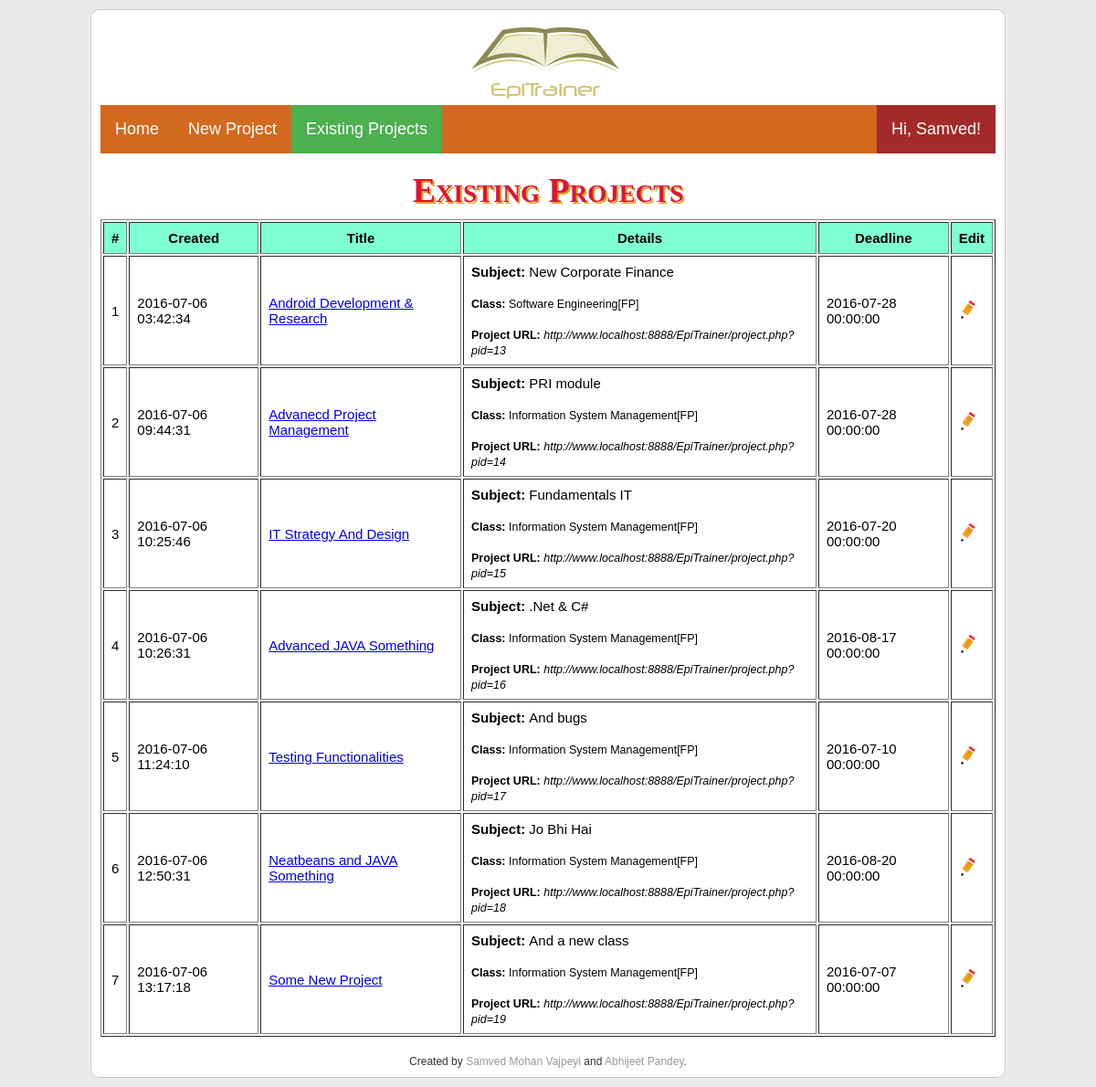
The page /EpiTrainer/view-project.php (signed in) on the database its author committed.
### tables this page shows
CREATE TABLE `person` (
  `person_id` int(11) NOT NULL,
  `first_name` varchar(45) NOT NULL,
  `last_name` varchar(45) NOT NULL,
  `address` varchar(45) NOT NULL,
  `zip_code` varchar(5) NOT NULL,
  `town` varchar(45) NOT NULL,
  `email` varchar(45) NOT NULL,
  `mobile_phone` varchar(10) NOT NULL,
  `phone` varchar(10) DEFAULT NULL,
  `is_trainer` tinyint(1) NOT NULL DEFAULT '0',
  `is_admin` tinyint(1) NOT NULL DEFAULT '0',
  `password` varchar(45) NOT NULL,
  `picture_location` varchar(45) DEFAULT NULL,
  `created_at` datetime NOT NULL,
  `confirmed_at` datetime DEFAULT NULL,
  `confirmation_token` varchar(45) DEFAULT NULL,
  `renew_password_token` varchar(45) DEFAULT NULL
);

CREATE TABLE `project` (
  `project_id` int(11) NOT NULL,
  `owner_id` int(11) NOT NULL,
  `class_id` int(11) NOT NULL,
  `title` varchar(255) NOT NULL,
  `created_at` datetime NOT NULL,
  `deadline` datetime NOT NULL,
  `subject` varchar(1024) NOT NULL
);

CREATE TABLE `class` (
  `class_id` int(11) NOT NULL,
  `name` varchar(45) NOT NULL
);

### EpiTrainer/Model/PersonModel.php (called while the page is built, shortened)
<?php
class PersonModel {
  public static function get($personId) {
    $db = DB::getConnection();
    $stmt = $db->prepare("SELECT * FROM `person` WHERE `person_id` = :person_id");
    $stmt->bindValue(":person_id", $personId);
    $ok = $stmt->execute();
    if ($ok) {
      return json_encode($stmt->fetch(PDO::FETCH_ASSOC));
    }
    else{
      return false;
    }
  }
}
?>

### EpiTrainer/Model/ProjectModel.php (called while the page is built, shortened)
<?php
class ProjectModel {
  public static function getMyProjects($person_id) {
    $db = DB::getConnection();
    $stmt = $db->prepare("SELECT * FROM `project` WHERE `owner_id` = :person_id");
    $stmt->bindValue(":person_id", $person_id);
    $stmt->execute();
    $project = $stmt->fetchAll();
      return $project;
  }
}
?>

### EpiTrainer/view-project.php (the view, shortened to what this page needs)
<?php
include("View/header.php");
require_once("Model/ProjectModel.php");
require_once("Model/ClassModel.php");
?>
<h1 class="heading-top">Existing Projects</h1>
<?php
$projects = ProjectModel::getMyProjects($person['person_id']);
print   '
        <div class="content">
            <center>
            <table border="1" class="StyledForm">
                <tr>
                    <th>#</th>
                    <th>Created</th>
                    <th>Title</th>
                    <th>Details</th>
                    <th>Deadline</th>
                    <th>Edit</th>
                </tr>
        ';
            for($i=0; $i<count($projects); $i++){
                print   '
                        <tr>
                            <td>'.($i+1).'</td>
                            <td>'.$projects[$i]["created_at"].'</td>
                            <td><a href="project.php?pid='.$projects[$i]["project_id"].'">'.$projects[$i]["title"].'</a></td>
                            <td><strong>Subject: </strong>'.$projects[$i]["subject"].'<br/><br/><small><strong>Class: </strong>
                        ';
                            ClassModel::showName($projects[$i]["class_id"]);
                print   '<br/><br/><strong>Project URL: </strong><i>http://www.localhost:8888/EpiTrainer/project.php?pid='.$projects[$i]["project_id"].'</i></small></td>
                            <td>'.$projects[$i]["deadline"].'</td>
                            <td><a href="edit-project.php?pid='.$projects[$i]["project_id"].'"><image src="images/edit.png" alt="Edit" title="Edit"></a></td>
                        </tr>
                        ';
            }
print '
            </table>
            </center>
        </div>';
include("View/footer.php");
?>

### EpiTrainer/VIew/header.php (shortened to what this page needs)
<?php
require_once('Model/PersonModel.php');
if(isset($_SESSION['isLoggedIn'])){
    $person = json_decode(PersonModel::get($_SESSION['isLoggedIn']['person_id']), true);
    ?>
    <!DOCTYPE html>
    <html>
    <head>
    <link rel="stylesheet" href="css/style.css" />
    </head>
    <body>
    <div class="container">
    <div class="header">
        <img src="images/logo.png" alt="EpiTrainer Logo" style="margin-left: 400px;" />
        <div class="main_title_header">
            <ul>
                <li><a id="li-home" class="active" href="index.php">Home</a></li>
                    <?php if($person['is_trainer']=='1'){ ?>
                        <li><a id="li-addproject" href="add-project.php">New Project</a></li>
                        <li><a id="li-viewproject" href="view-project.php">Existing Projects</a></li>
                    <?php } else { ?>
                        <li><a id="li-addteam" href="add-team.php">New Team</a></li>
                        <li><a id="li-viewteam" href="view-team.php">Existing Teams</a></li>
                    <?php } ?>
                <li class="dropdown" style="float:right;background:brown;">
                    <a href="#" class="dropbtn">Hi, <?=$person['first_name']?>!</a>
                </li>
            </ul>
        </div>
    </div>
<?php
}
?>

### EpiTrainer/Model/ClassModel.php (shortened to what this page needs)
<?php
class ClassModel {
  public static function showName($class_id) {
    $db = DB::getConnection();
    $stmt = $db->prepare("SELECT * FROM `class` WHERE `class_id` = :class_id");
    $stmt->bindValue(":class_id", $class_id);
    $stmt->execute();
    $class = $stmt->fetch(PDO::FETCH_ASSOC);
    print $class["name"];;
  }
}
?>

### EpiTrainer/css/style.css (style rules this page uses)
* { margin: 0; padding: 0; }
body { padding: 10px; background: #eaeaea; text-align: center; font-family: arial; font-size: 12px; color: #333333; }
.container { width: 1000px; height: auto; background: #ffffff; border: 1px solid #cccccc; border-radius: 10px; margin: auto; text-align: left; }
.header { padding: 10px; }
.header ul { list-style-type: none; margin: -10px; padding: 0; overflow: hidden; background-color: chocolate; }
.header li { float: left; }
.header li a, .dropbtn { display: inline-block; color: white; text-align: center; padding: 14px 16px; text-decoration: none; }
.header li.dropdown { display: inline-block; }
.header .active { background-color: #4CAF50; }
.heading-top { text-align: center; font-family: fantasy; font-size: 38px; margin-top: 8px; color: crimson; font-variant: small-caps; font-weight: bolder; text-shadow: 2px 2px goldenrod; }
.main_title_header { background: chocolate; color: #ffffff; padding: 10px; font-size: 18px; line-height: 25px; }
.content { padding: 10px; min-height: 400px; text-align: center; }
h1 { color: darkcyan; }
.StyledForm { font-size: 15px; color: black; }
.StyledForm th { padding: 8px; background:aquamarine; font-weight: bolder; }
.StyledForm td { padding: 8px; }

### rows shown on the page
person: first_name "Samved"
project: created_at "2016-07-06 03:42:34", title "Android Development & Research", subject "New Corporate Finance", class.name "Software Engineering[FP]", project_id "13", deadline "2016-07-28 00:00:00"
project: created_at "2016-07-06 09:44:31", title "Advanecd Project Management", subject "PRI module", class.name "Information System Management[FP]", project_id "14", deadline "2016-07-28 00:00:00"
project: created_at "2016-07-06 10:25:46", title "IT Strategy And Design", subject "Fundamentals IT", class.name "Information System Management[FP]", project_id "15", deadline "2016-07-20 00:00:00"
project: created_at "2016-07-06 10:26:31", title "Advanced JAVA Something", subject ".Net & C#", class.name "Information System Management[FP]", project_id "16", deadline "2016-08-17 00:00:00"
project: created_at "2016-07-06 11:24:10", title "Testing Functionalities", subject "And bugs", class.name "Information System Management[FP]", project_id "17", deadline "2016-07-10 00:00:00"
project: created_at "2016-07-06 12:50:31", title "Neatbeans and JAVA Something", subject "Jo Bhi Hai", class.name "Information System Management[FP]", project_id "18", deadline "2016-08-20 00:00:00"
project: created_at "2016-07-06 13:17:18", title "Some New Project", subject "And a new class", class.name "Information System Management[FP]", project_id "19", deadline "2016-07-07 00:00:00"
